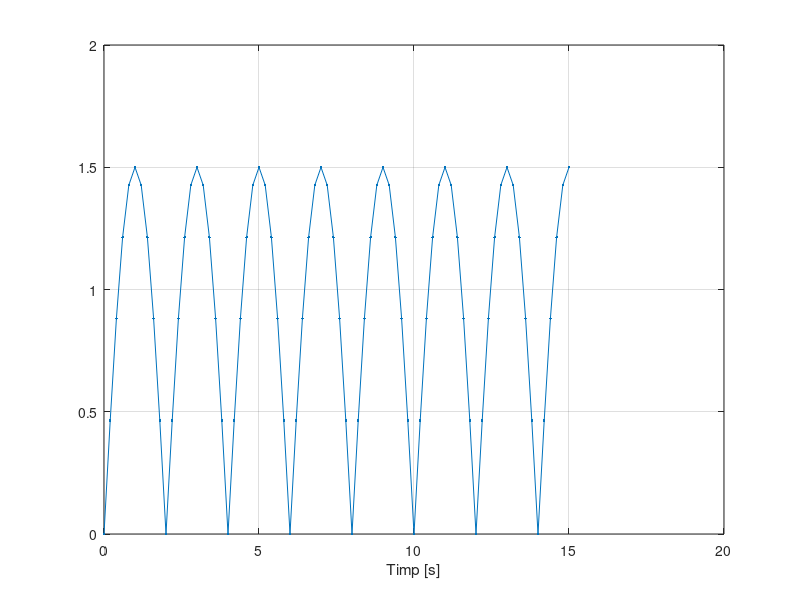

This chart was generated by the following MATLAB code:
F = 0.25;
amplitudine = 1.5;
max_t = 15;
rez_t = 0.2;

t = 0:rez_t:max_t;
s = amplitudine*sin(2*pi*F*t);

contor=1;
while contor <= max_t/rez_t + 1
    if s(contor) < 0
        s(contor) = s(contor) * (-1);
    end
    
    contor=contor+1;
end

plot(t,s,'.-'),xlabel('Timp [s]'),grid